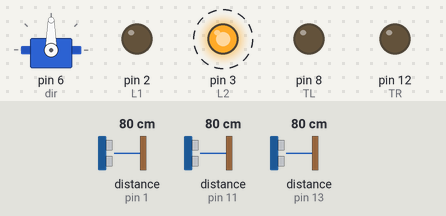
Simulated run of this sketch. Board: Arduino Uno, built with avr-gcc and run on an emulated ATmega328P. Parts: servo, output pins drawn as LEDs (lit = HIGH). Wiring (inferred from the names in the program): ultrasonic range finder: trigger pin 10; echo pin 11. Dashed ring = blinking. Inputs (shaded band) come from the test bench; at power-on: distance to the obstacle (sensors on pin 11, pin 1, pin 13) 80 cm. The echo pulse lasts 58.3 µs per cm; pins used as bus, display or sensor lines are not drawn.

Above: at 6.69 s.
6.7 s: distance to the obstacle (sensor on pin 11) set to 33 cm
At 6.81 s:
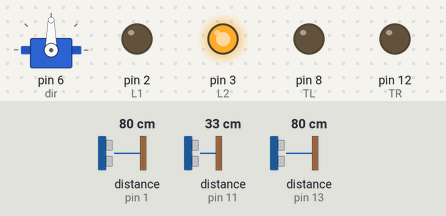
9.7 s: distance to the obstacle (sensor on pin 11) set to 28 cm
At 9.89 s:
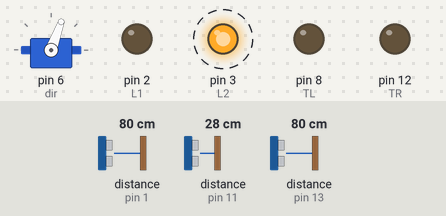
12.7 s: distance to the obstacle (sensor on pin 11) set to 35 cm
At 12.84 s:
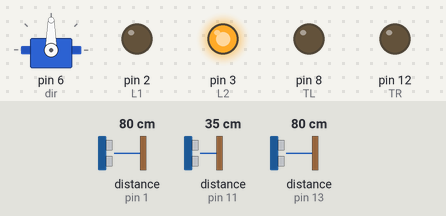
Timing chart, 0 to 15.7 s (numbered marks = the images above; inputs shaded):
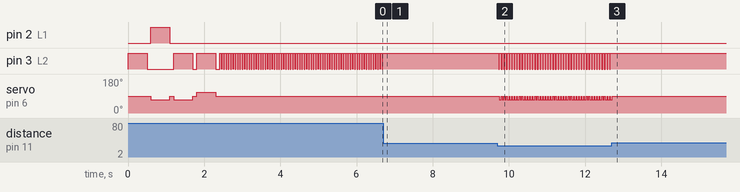

The sketch:

basicoCarro.ino
```cpp
#include <Servo.h>
const int L1 = 2;
const int L2 =  3;
const int R1 = 4;
const int R2 = 5;
Servo dir;
const int TL = 8;
const int EL = 9;
const int TC = 10;
const int EC = 11;
const int TR = 12;
const int ER = 13;
long dI = 0;
long tI = 0;
long dM = 0;
long tM = 0;
long dD = 0;
long tD = 0;
long timeDistance;
long distanceDistance;
const int timeExecute = 50;
const int timeDelay = int(timeExecute / 10);
const int distanceCenter = 30;

void test() {
  adelante();
  delay (500);
  pausa();
  delay(100);
  atras();
  delay (500);
  pausa();
  delay(100);
  vueltaDerecha();
  delay (500);
  pausa();
  delay(100);
  vueltaIzquierda();
  delay (500);
  pausa();
  delay(100);
}

long distance(int Trigger, int Echo) {
  digitalWrite(Trigger, 1);
  delayMicroseconds(10);
  digitalWrite(Trigger, 0);
  timeDistance = pulseIn(Echo, 1);
  distanceDistance = timeDistance / 59;
  return distanceDistance;
}

void pausa() {
  digitalWrite(L1, 0);
  digitalWrite(L2, 0);
  digitalWrite(R1, 0);
  digitalWrite(R2, 0);
  dir.write(90);
}

void adelante() {
  digitalWrite(L1, 0);
  digitalWrite(L2, 1);
  digitalWrite(R1, 0);
  digitalWrite(R2, 1);
  dir.write(90);
}

void atras() {
  digitalWrite(L1, 1);
  digitalWrite(L2, 0);
  digitalWrite(R1, 1);
  digitalWrite(R2, 0);
  dir.write(70);
}

void vueltaDerecha() {
  digitalWrite(L1, 0);
  digitalWrite(L2, 1);
  digitalWrite(R1, 0);
  digitalWrite(R2, 1);
  dir.write(70);
}

void vueltaIzquierda() {
  digitalWrite(L1, 0);
  digitalWrite(L2, 1);
  digitalWrite(R1, 0);
  digitalWrite(R2, 1);
  dir.write(110);
}

void setup() {
  pinMode(L1, OUTPUT);
  pinMode(L2, OUTPUT);
  pinMode(R1, OUTPUT);
  pinMode(R2, OUTPUT);
  pinMode(TL, OUTPUT);
  pinMode(EL, INPUT);
  pinMode(TC, OUTPUT);
  pinMode(EC, INPUT);
  pinMode(TR, OUTPUT);
  pinMode(ER, INPUT);
  dir.attach(6);
  test();
}

void loop() {
  if (distance(TC, EC) >= distanceCenter) {
    adelante();
    delay(timeExecute);
    pausa();
    delay(timeDelay);
  } else if (distance(TC, EC < 50)) {
    if (distance(TR, ER) > 50) {
      vueltaDerecha();
      delay(timeExecute);
      pausa();
      delay(timeDelay);
    } else if (distance(TL, EL) > 50) {
      vueltaIzquierda();
      delay(timeExecute);
      pausa();
      delay(timeDelay);
    }
  } else if (distance(TC, EC) >= 150 or distance(TC, EC) < distanceCenter) {
    atras();
  }
}
```

Measured:
- the behaviour switches between 31 and 30 cm on distance to the obstacle (sensor on pin 11) (found by bisection; images 1 and 2)
- after the input at 6.7 s, pin 3 (L2): stops changing and stays HIGH
- after the input at 9.7 s, pin 3 (L2): alternates HIGH for 0.05 s and LOW for 0.02 s, starting at once; servo on pin 6 (dir): alternates 90° for 0.02 s and 70° for 0.05 s, starting after 0.05 s
- after the input at 12.7 s, pin 3 (L2): stops changing and stays HIGH; servo on pin 6 (dir): goes on until 12.7 s, then stays 90°
- by itself, pin 3 (L2): repeats every 0.60 s: HIGH 0.50 s, LOW 0.10 s
